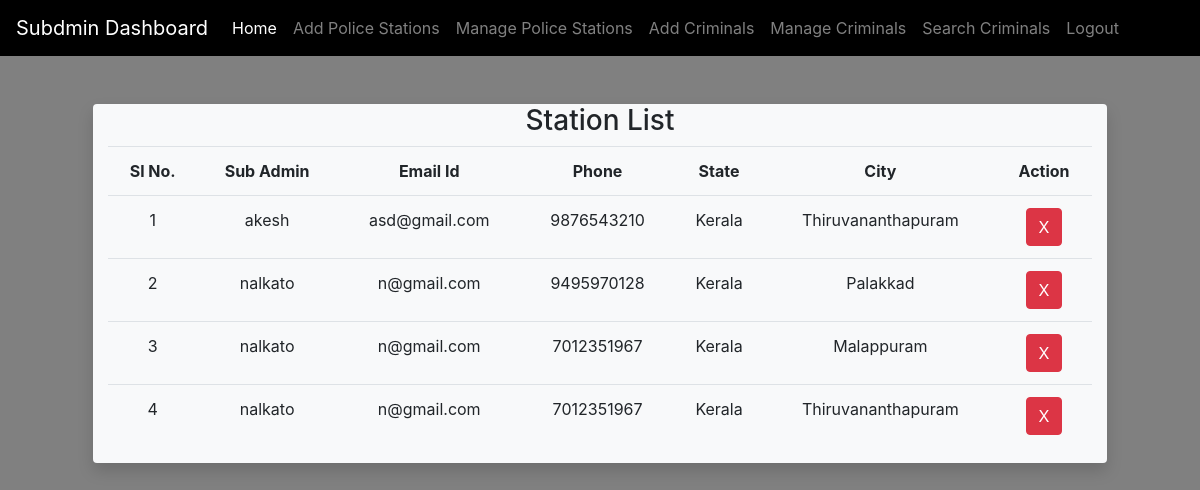
Page /subadmin/manage_station/ on the committed database.
### accounts/models.py (models this page shows, shortened)
class Station(models.Model):
    subadmin = models.ForeignKey(Officer, on_delete=models.CASCADE)
    city = models.ForeignKey(City, on_delete=models.CASCADE, default=0)
    phone = models.BigIntegerField(blank=True, null=True)
    user = models.ForeignKey(User, on_delete=models.CASCADE, default=0, null=True, blank=True)

class Officer(models.Model):
    RANK_TYPE = (
        ('Assistant Police Sub Inspector(A.S.I.)', 'Assistant Police Sub Inspector(A.S.I.)'),
        ('Police Sub Inspector (P.S.I.)', 'Police Sub Inspector (P.S.I.)'),
        ('Police Inspector (P.I.)', 'Police Inspector (P.I.)'),
        ('Police Chief Inspector (P.C.I.)', 'Police Chief Inspector (P.C.I.)'),
        ('Police Chief', 'Police Chief'),
    )
    phone = models.BigIntegerField(blank=True, null=True)
    rank = models.CharField(max_length=50, choices=RANK_TYPE, blank=True, null=True)
    user = models.OneToOneField(User, on_delete=models.CASCADE)

class User(AbstractUser):
    is_station = models.BooleanField(default=False)

class City(models.Model):
    name = models.CharField(max_length=50)
    state = models.ForeignKey(State, on_delete=models.CASCADE, default=0)
    def __str__(self):
        return self.name

class State(models.Model):
    name = models.CharField(max_length=50)
    def __str__(self):
        return self.name

### subadmin/views.py (the view)
# urls.py: path('manage_station/', manage_station, name='subadmin_manage_station'),
def manage_station(request):
    if request.method == 'GET':
        context = {}
        context['data'] = Station.objects.all()
        return render(request, 'subadmin/manage_station.html', context)

### subadmin/templates/subadmin/manage_station.html
{% extends 'subadmin/shared/base.html' %}
{% block content %}
{% load crispy_forms_tags %}
    <div class="row m-5 bg-light rounded shadow">
        <div class="col-md-12 text-center">
            <h3>Station List</h3>
            <table class="table table-stripped table-white">
                <tr>
                    <th>Sl No.</th>
                    <th>Sub Admin</th>
                    <th>Email Id</th>
                    <th>Phone</th>
                    <th>State</th>
                    <th>City</th>
                    <th>Action</th>
                </tr>
                {% for i in data %}
                    <tr>
                        <td>{{ forloop.counter }}</td>
                        <td>{{ i.subadmin.user }}</td>
                        <td>{{ i.user.email }}</td>
                        <td>{{ i.phone }}</td>
                        <td>{{ i.city.state }}</td>
                        <td>{{ i.city }}</td>
                        <td>
                            <a href="{% url 'subadmin_remove_station' s_id=i.user.id %}" class="btn btn-danger">X</a>
                        </td>
                    </tr>
                {% endfor %}
            </table>
        </div>
    </div>
{% endblock content %}

### rows in the picture
Station: subadmin.user "akesh", user.email "asd@gmail.com", phone "9876543210", city.state "Kerala", city "Thiruvananthapuram"
Station: subadmin.user "nalkato", user.email "n@gmail.com", phone "9495970128", city.state "Kerala", city "Palakkad"
Station: subadmin.user "nalkato", user.email "n@gmail.com", phone "7012351967", city.state "Kerala", city "Malappuram"
Station: subadmin.user "nalkato", user.email "n@gmail.com", phone "7012351967", city.state "Kerala", city "Thiruvananthapuram"
